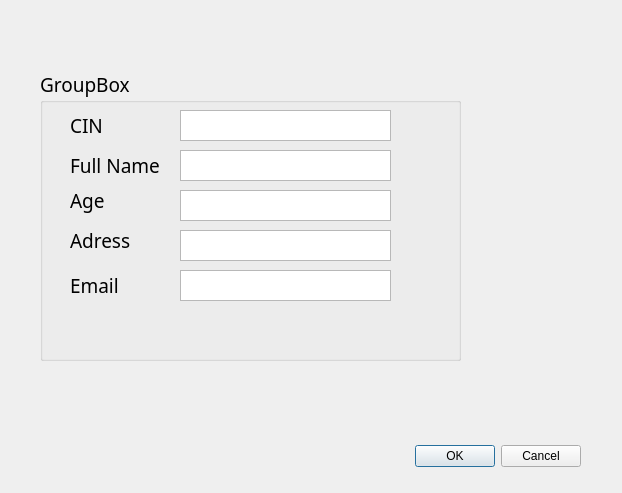
<?xml version="1.0" encoding="UTF-8"?>
<ui version="4.0">
 <class>AddEmployee</class>
 <widget class="QDialog" name="AddEmployee">
  <property name="geometry">
   <rect>
    <x>0</x>
    <y>0</y>
    <width>622</width>
    <height>493</height>
   </rect>
  </property>
  <property name="windowTitle">
   <string>Dialog</string>
  </property>
  <property name="autoFillBackground">
   <bool>false</bool>
  </property>
  <widget class="QDialogButtonBox" name="buttonBox">
   <property name="geometry">
    <rect>
     <x>240</x>
     <y>440</y>
     <width>341</width>
     <height>32</height>
    </rect>
   </property>
   <property name="orientation">
    <enum>Qt::Horizontal</enum>
   </property>
   <property name="standardButtons">
    <set>QDialogButtonBox::Cancel|QDialogButtonBox::Ok</set>
   </property>
  </widget>
  <widget class="QLabel" name="CIN">
   <property name="geometry">
    <rect>
     <x>70</x>
     <y>110</y>
     <width>91</width>
     <height>31</height>
    </rect>
   </property>
   <property name="font">
    <font>
     <family>Agency FB</family>
     <pointsize>14</pointsize>
    </font>
   </property>
   <property name="text">
    <string>CIN</string>
   </property>
  </widget>
  <widget class="QLabel" name="Full_Name">
   <property name="geometry">
    <rect>
     <x>70</x>
     <y>150</y>
     <width>91</width>
     <height>31</height>
    </rect>
   </property>
   <property name="font">
    <font>
     <family>Agency FB</family>
     <pointsize>14</pointsize>
    </font>
   </property>
   <property name="text">
    <string>Full Name</string>
   </property>
  </widget>
  <widget class="QLabel" name="Age">
   <property name="geometry">
    <rect>
     <x>70</x>
     <y>180</y>
     <width>55</width>
     <height>41</height>
    </rect>
   </property>
   <property name="font">
    <font>
     <family>Agency FB</family>
     <pointsize>14</pointsize>
    </font>
   </property>
   <property name="text">
    <string>Age</string>
   </property>
  </widget>
  <widget class="QLabel" name="Adress">
   <property name="geometry">
    <rect>
     <x>70</x>
     <y>220</y>
     <width>81</width>
     <height>41</height>
    </rect>
   </property>
   <property name="font">
    <font>
     <family>Agency FB</family>
     <pointsize>14</pointsize>
    </font>
   </property>
   <property name="text">
    <string>Adress</string>
   </property>
  </widget>
  <widget class="QLabel" name="Email">
   <property name="geometry">
    <rect>
     <x>70</x>
     <y>270</y>
     <width>91</width>
     <height>31</height>
    </rect>
   </property>
   <property name="font">
    <font>
     <family>Agency FB</family>
     <pointsize>14</pointsize>
    </font>
   </property>
   <property name="text">
    <string>Email</string>
   </property>
  </widget>
  <widget class="QTextEdit" name="textEdit">
   <property name="geometry">
    <rect>
     <x>180</x>
     <y>110</y>
     <width>211</width>
     <height>31</height>
    </rect>
   </property>
  </widget>
  <widget class="QTextEdit" name="textEdit_2">
   <property name="geometry">
    <rect>
     <x>180</x>
     <y>150</y>
     <width>211</width>
     <height>31</height>
    </rect>
   </property>
  </widget>
  <widget class="QTextEdit" name="textEdit_3">
   <property name="geometry">
    <rect>
     <x>180</x>
     <y>190</y>
     <width>211</width>
     <height>31</height>
    </rect>
   </property>
  </widget>
  <widget class="QTextEdit" name="textEdit_4">
   <property name="geometry">
    <rect>
     <x>180</x>
     <y>230</y>
     <width>211</width>
     <height>31</height>
    </rect>
   </property>
  </widget>
  <widget class="QTextEdit" name="textEdit_5">
   <property name="geometry">
    <rect>
     <x>180</x>
     <y>270</y>
     <width>211</width>
     <height>31</height>
    </rect>
   </property>
  </widget>
  <widget class="QGroupBox" name="groupBox">
   <property name="geometry">
    <rect>
     <x>40</x>
     <y>70</y>
     <width>421</width>
     <height>291</height>
    </rect>
   </property>
   <property name="font">
    <font>
     <family>Agency FB</family>
     <pointsize>14</pointsize>
    </font>
   </property>
   <property name="title">
    <string>GroupBox</string>
   </property>
  </widget>
  <zorder>groupBox</zorder>
  <zorder>buttonBox</zorder>
  <zorder>CIN</zorder>
  <zorder>Full_Name</zorder>
  <zorder>Age</zorder>
  <zorder>Adress</zorder>
  <zorder>Email</zorder>
  <zorder>textEdit</zorder>
  <zorder>textEdit_2</zorder>
  <zorder>textEdit_3</zorder>
  <zorder>textEdit_4</zorder>
  <zorder>textEdit_5</zorder>
 </widget>
 <resources/>
 <connections>
  <connection>
   <sender>buttonBox</sender>
   <signal>accepted()</signal>
   <receiver>AddEmployee</receiver>
   <slot>accept()</slot>
   <hints>
    <hint type="sourcelabel">
     <x>248</x>
     <y>254</y>
    </hint>
    <hint type="destinationlabel">
     <x>157</x>
     <y>274</y>
    </hint>
   </hints>
  </connection>
  <connection>
   <sender>buttonBox</sender>
   <signal>rejected()</signal>
   <receiver>AddEmployee</receiver>
   <slot>reject()</slot>
   <hints>
    <hint type="sourcelabel">
     <x>316</x>
     <y>260</y>
    </hint>
    <hint type="destinationlabel">
     <x>286</x>
     <y>274</y>
    </hint>
   </hints>
  </connection>
 </connections>
</ui>
